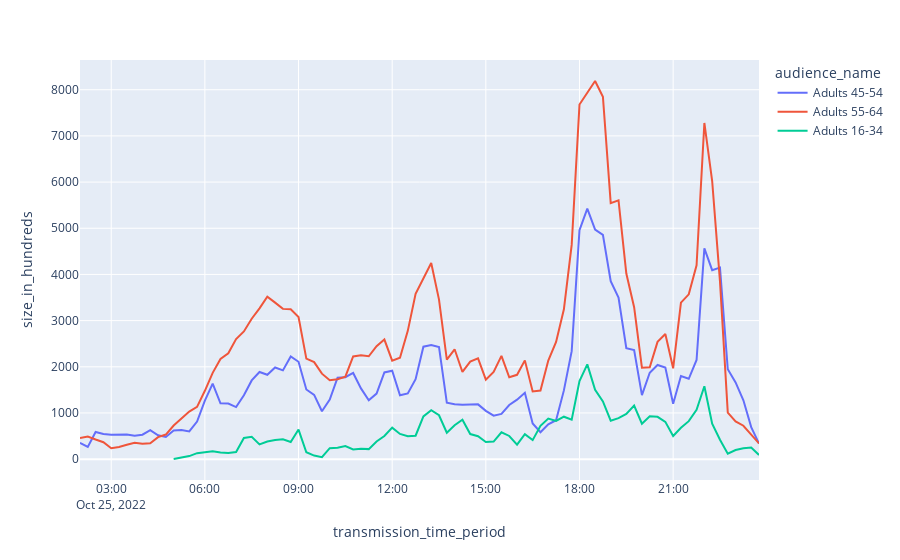

Notebook cell for this chart:
### Markdown cell above
## Age groups watching BBC 1 over a day

Having created the dataframe we can now analyse it in various ways. Here we look at how the audience size changes over the day for various age bands.

### Code cell
age_bands = ["Adults 16-34", "'Adults 35-44", "Adults 45-54", "Adults 55-64"]
demog = bbc_1[(bbc_1["audience_name"].isin(age_bands)) & (bbc_1["panel_region"]=="BBC Network")]
px.line(demog, x="transmission_time_period", y="size_in_hundreds", color='audience_name', height=500)
